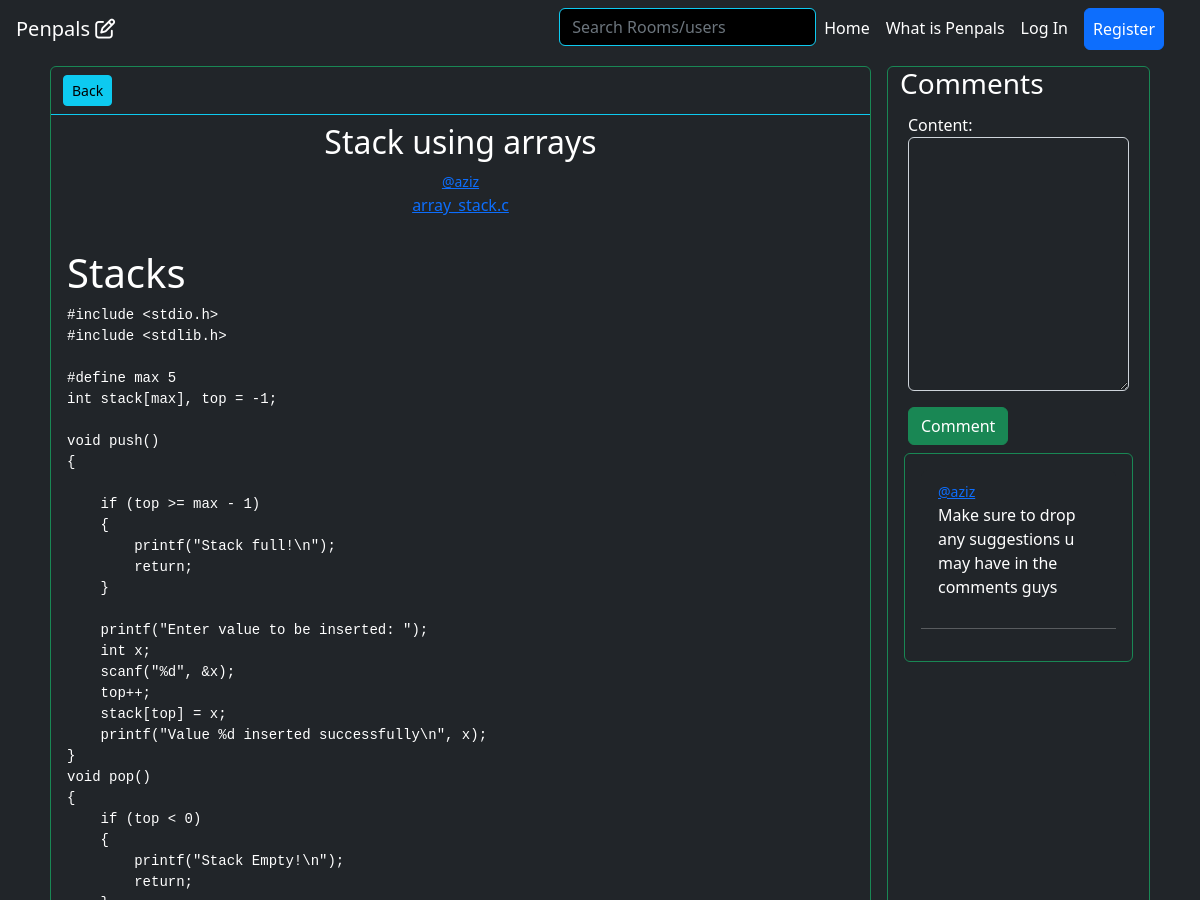
Page /post/5 (upper part) on the earlier database version.
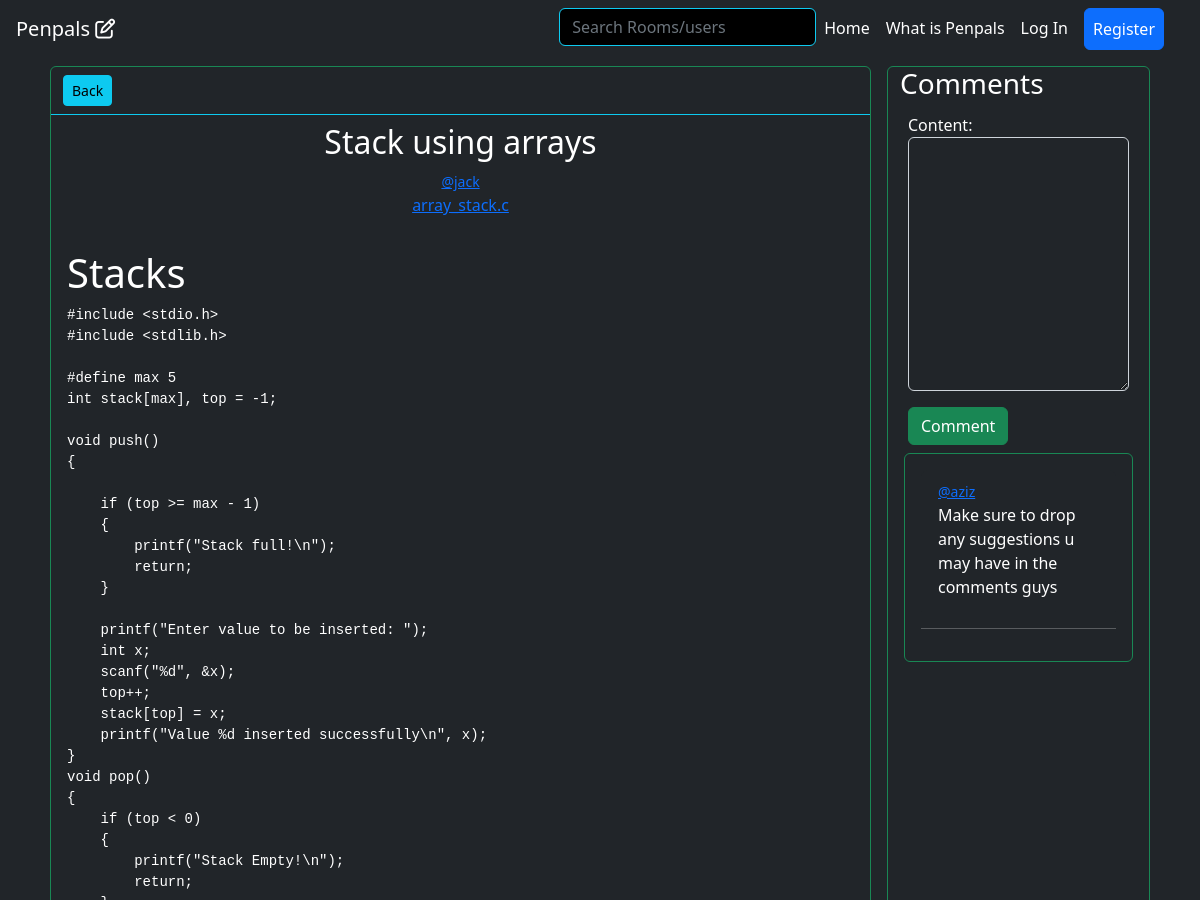
Same page on the later database version.
### base/models.py (models this page shows, shortened)
class Post(models.Model):
    title = models.CharField(max_length=120)
    content = MarkdownField(rendered_field='content_rendered', validator=VALIDATOR_STANDARD)
    content_rendered = RenderedMarkdownField()
    creator = models.ForeignKey(Account,on_delete=models.CASCADE,related_name="user_posts")
    room = models.ForeignKey(Room,on_delete=models.CASCADE,related_name='room_posts')
    likes = models.ManyToManyField(Account,related_name='liked_posts')
    dislikes = models.ManyToManyField(Account,related_name='disliked_posts')
    bookmarks = models.ManyToManyField(Account,related_name='bookmarked_posts')
    pinned = models.BooleanField(default=False)
    created_at = models.DateTimeField(auto_now_add=True)
    updated_at = models.DateTimeField(auto_now=True)
    class Meta:
        ordering = ['pinned','-created_at']

### accounts/models.py (models this page shows, shortened)
class Account(AbstractBaseUser,PermissionsMixin):
    id = models.UUIDField(primary_key = True,default=uuid.uuid4,editable=False)
    Genders=[
        ("Male","Male"),
        ("Female","Female")
    ]
    email = models.EmailField(verbose_name="email", max_length=60, unique=True)
    username = models.CharField(max_length=30, unique=True)
    gender = models.CharField(max_length=7,choices=Genders,default = "Male")
    phone_num = PhoneNumberField(blank=True)
    current_residence = CountryField(null =True , blank = True)
    nationality = CountryField(null =True , blank = True)
    date_joined = models.DateTimeField(verbose_name="date joined", auto_now_add=True)
    last_login = models.DateTimeField(verbose_name="last login", auto_now=True)
    is_active = models.BooleanField(default=True)
    is_admin = models.BooleanField(default=False)
    is_staff = models.BooleanField(default=False)
    is_superuser = models.BooleanField(default=False)
    profile_image = models.URLField(default="https://www.freeiconspng.com/thumbs/account-icon/account-icon-33.png")
    USERNAME_FIELD = "email"
    REQUIRED_FIELDS = [
        'username',
    ]
    objects = MyAccountManager()
    class Meta:
        unique_together = ('username','email')
    def __str__(self):
        return f"<a href='/accounts/{self.id}'>@{self.username}</a>"

### base/views.py (the view)
# urls.py: path('post/<int:postid>',view_post,name='view_post'),
def view_post(request,postid):
    post = get_object_or_404(Post, pk=postid)
    comments = post.post_comments.all()
    comment_form = CommentCreationForm()
    return render(request, 'base/view_post.html', {'post': post , 'comments': comments,'comment_form': comment_form})

### base/forms.py
class CommentCreationForm(forms.ModelForm):
    class Meta:
        model = Comment
        fields = ('content',)
        widgets = {
            'content': forms.Textarea(attrs={'class':'form-control bg-dark text-white'}),
        }

### base/models.py (called while the page is built)
    def __str__(self):
        return self.file.name

### base/templates/base/view_post.html (shortened to what this page needs)
{% extends "layout.html" %}
{% block body %}
<div class="container" style="display: grid; grid-template-columns: 3fr 1fr;">
    <div class="border rounded border-success m-2">
        <div class="container mt-2 mb-2 border-bottom border-info pb-2">
            <a href="{% url 'view_room' post.room.id %}" class="btn btn-info btn-sm">Back</a>
        </div>
        <div class="border-bottom border-info">
            <div class="text-center">
                <h2>{{post.title}}</h2>
                <small>{{post.creator| safe}}</small>
                <div>
                    {% for file in post.post_files.all %}
                    <a href="{% url 'get_post_file' file.id %}">{{ file }}</a>
                    {% empty %}
                    <small>No files</small>
                    {% endfor %}
                </div>
            </div>
            <div class="p-3">
                <p class="text-center">{{post.content_rendered | safe}}</p>
            </div>
        </div>
    </div>
    <div class="border rounded border-success m-2">
        <div class="container">
            <h3>Comments</h3>
            {% include "base/create_comment.html" %}
        </div>
        <div class="container">
            <div class="border rounded border-success list-group p-3 m-1">
                {% include 'base/comments.html' %}
            </div>
        </div>
    </div>
</div>
{% endblock %}

Differences in the rows shown:
changed Post "Stacks": creator "@aziz" → "@jack"
